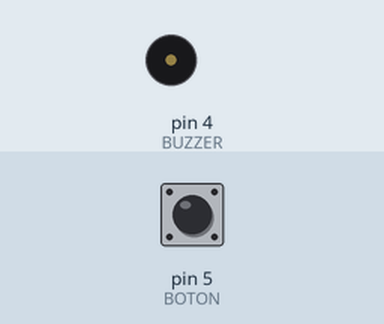
Simulated run of this sketch. Board: Arduino Uno, built with avr-gcc and run on an emulated ATmega328P. Parts: buzzer (waves = sounding). The test bench sets the inputs (shaded band); at power-on: pin 5 (BOTON) HIGH.

Above: at 1.2 s.
1.3 s: pin 5 (BOTON) pulled LOW for 0.15 s
At 1.45 s:
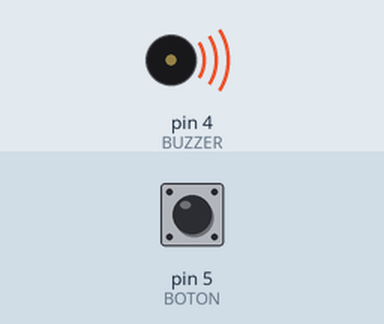
3.5 s: pin 5 (BOTON) pulled LOW for 1 s
At 6.2 s:
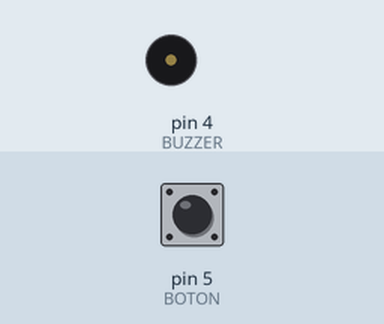
6.5 s: pin 5 (BOTON) pulled LOW for 3.2 s
At 6.65 s:
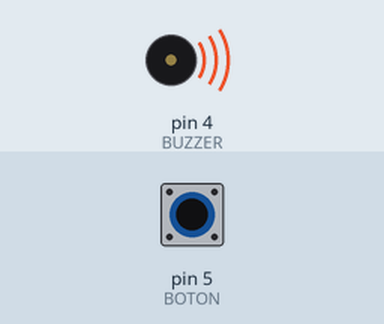
Timing chart, 0 to 11.5 s (numbered marks = the images above; inputs shaded):
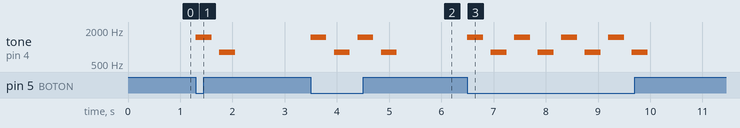

Measured:
- after the input at 1.3 s, tone on pin 4 (BUZZER): silent → 1500 Hz at once, → silent 0.30 s later, → 800 Hz 0.15 s later, → silent 0.30 s later
- after the input at 3.5 s, tone on pin 4 (BUZZER): plays 1500 Hz for 0.30 s, 800 Hz for 0.30 s, 1500 Hz for 0.30 s, 800 Hz for 0.30 s, starting at once
- after the input at 6.5 s, tone on pin 4 (BUZZER): silent → 1500 Hz at once, then repeats every 0.90 s: silent 0.15 s, 800 Hz 0.30 s, silent 0.15 s, 1500 Hz 0.30 s, until it stays silent from 10.0 s

The sketch:

code.ino
```cpp
const int BOTON  = 5;
const int BUZZER = 4;

void setup() {
    pinMode(BOTON,  INPUT_PULLUP);
    pinMode(BUZZER, OUTPUT);
}

void loop() {
  if (digitalRead(BOTON) == LOW) {
        tone(BUZZER, 1500);
        delay(300);
        noTone(BUZZER);
        delay(150);

        tone(BUZZER, 800);
        delay(300);
        noTone(BUZZER);
        delay(150);
  } else {
        noTone(BUZZER);
  }
}
```
